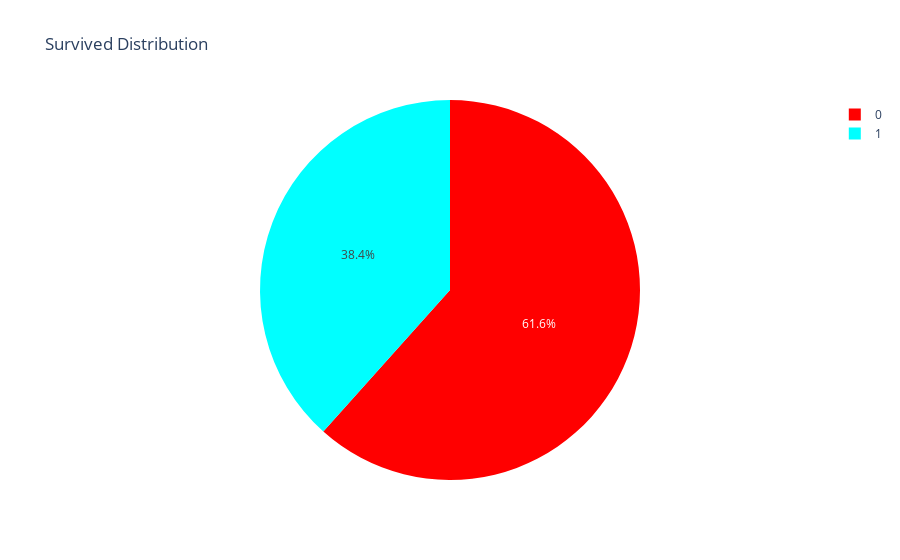

Source (notebook cell):
### Code cell
lab = data["Survived"].value_counts().keys().tolist()
#values
#lab
val = data["Survived"].value_counts().values.tolist()
trace = go.Pie(labels=lab, 
                values=val,marker=dict(colors=['red','cyan']),  #as for Piechart we need to use dict
                # Seting values to 
                hoverinfo="value")
new= [trace]
#layout: you can plot title, x and y axis titles or show legends
layout = go.Layout(title="Survived Distribution")
fig = go.Figure(data = new,layout = layout)
iplot(fig)
#fig.show(renderer="colab")

### Figure 1 — Plotly figure (JSON) as saved in the notebook; plotly's stock layout.template omitted (floating-point values rounded to 4 significant figures)
{"data": [{"hoverinfo": "value", "labels": [0, 1], "marker": {"colors": ["red", "cyan"]}, "type": "pie", "values": [549, 342]}], "layout": {"title": {"text": "Survived Distribution"}}}
